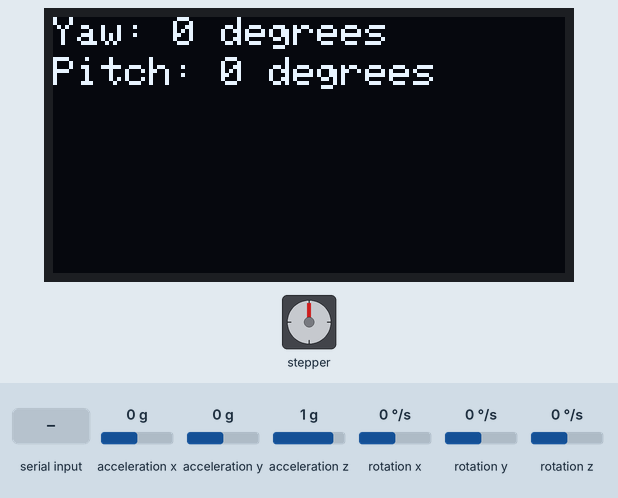
Simulated run of this sketch. Board: Arduino Uno, built with avr-gcc and run on an emulated ATmega328P. Shown: 128×64 one-colour display, stepper motor. The inputs (shaded band) are chosen by the test bench; at power-on: acceleration x 0 g, acceleration y 0 g, acceleration z 1 g, rotation x 0 °/s, rotation y 0 °/s, rotation z 0 °/s. Stepper angles assume 200 steps per turn; what the sketch prints to the serial monitor is not drawn.

Above: at 1.2 s.
1.3 s: acceleration x set to -1.4 g
At 1.8 s:
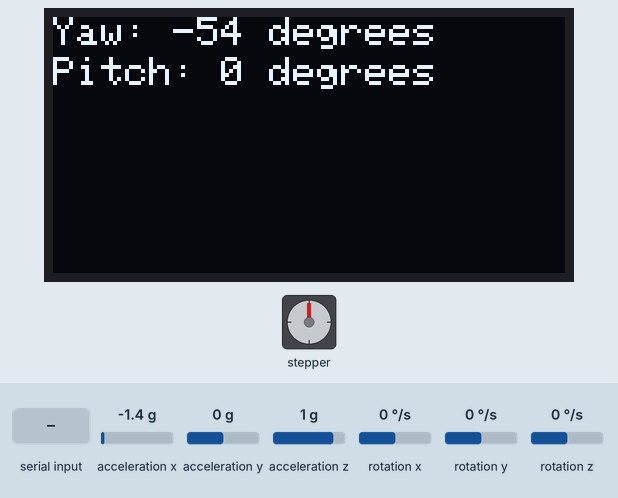
2.9 s: "90,45\n" received over Serial
At 3.44 s:
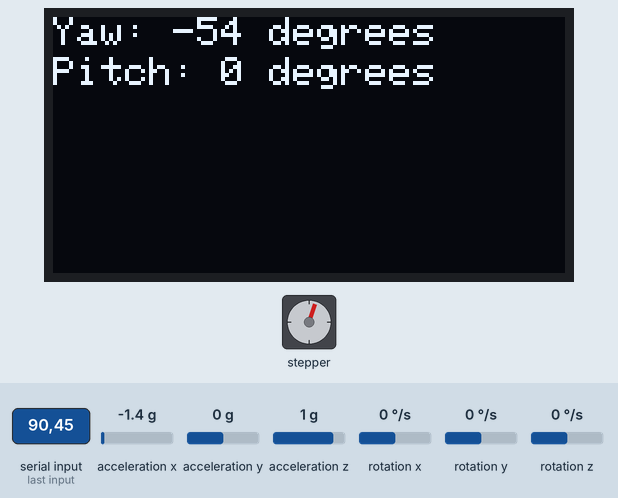
At 4.04 s:
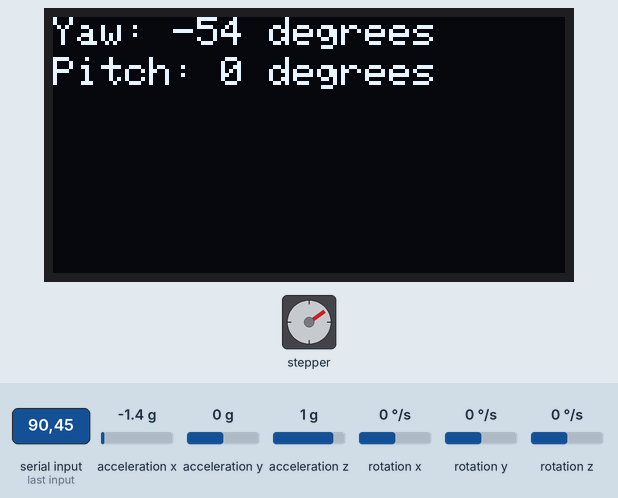
Timing chart, 0 to 16.2 s (numbered marks = the images above; inputs shaded):
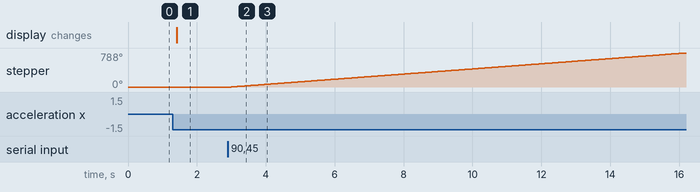

Measured:
- after the input at 1.3 s, the display: changes after 0.11 s (image 1)
- after the input at 2.9 s, stepper: keeps turning clockwise at about 60°/s, starting after 0.09 s

The sketch:

stepwise_motioninput_PITCH.ino
```cpp
#include <Stepper.h>
#include <Wire.h>
#include <MPU6050.h>
#include <Adafruit_GFX.h>
#include <Adafruit_SSD1306.h>

#define SCREEN_WIDTH 128
#define SCREEN_HEIGHT 64
int y;
const int t=240000;
const int vecy=26;
#define OLED_RESET -1
Adafruit_SSD1306 display(SCREEN_WIDTH, SCREEN_HEIGHT, &Wire, OLED_RESET);

// Define the number of steps per revolution and the pins connected to the stepper motor
const int stepsPerRevolution = 200;
Stepper myStepper(stepsPerRevolution, 8, 9, 10, 11);  // Assuming stepper motor is connected to pins 8, 9, 10, and 11

MPU6050 mpu;

int initialPitch = 0;
int initialYaw = 0;

void setup() {
  Serial.begin(9600);  // Initialize serial communication
  // Set the speed of the stepper motor
  myStepper.setSpeed(10);  // Set speed to 10 steps per second

  Wire.begin();

  // Initialize display
  if (!display.begin(SSD1306_SWITCHCAPVCC, 0x3C)) {
    Serial.println(F("SSD1306 allocation failed"));
    for (;;);
  }

  display.clearDisplay();
  display.setTextColor(SSD1306_WHITE);

  // Initialize MPU6050 sensor
  while (!mpu.begin(MPU6050_SCALE_2000DPS, MPU6050_RANGE_2G))
  {
    Serial.println("Could not find a valid MPU6050 sensor, check wiring!");
    delay(500);
  }

  // Calibrate gyro
  mpu.calibrateGyro();

  // Read initial gyro values
  initialPitch = getPitch();
  initialYaw = getYaw();
}

void loop() {
  gyro_display();
  // Check if there's data available to read from the serial port
  if (Serial.available() > 0) {
    // Read the number of steps from the serial input
    int desiredSteps = Serial.parseInt();
    y=desiredSteps*vecy;

    // Move the stepper motor to the desired number of steps
    myStepper.step(y);

    // Optional: You might want to add a delay or perform other actions after the motor has moved
    delay(1000);  // Adjust delay as needed
    while(true){
      gyro_display();
      track();
    }
  }
}

void gyro_display(){
  // Read accelerometer and gyroscope data
  int pitch = getPitch() - initialPitch;
  int yaw = getYaw() - initialYaw;

  // Clear previous values on the display
  display.clearDisplay();

  // Print yaw and pitch values on the display
  display.setTextSize(1);
  display.setCursor(0, 0);
  display.print("Yaw: ");
  display.print(yaw);
  display.println(" degrees");

  display.setCursor(0, 10);
  display.print("Pitch: ");
  display.print(pitch);
  display.println(" degrees");

  // Display the updated information
  display.display();

  // Print yaw and pitch values on serial monitor
  Serial.print("Yaw: ");
  Serial.print(yaw);
  Serial.print(" degrees, Pitch: ");
  Serial.print(pitch);
  Serial.println(" degrees");

  delay(100); // Adjust delay as needed
}

int getPitch() {
  Vector rawAccel = mpu.readRawAccel();
  return atan2(-rawAccel.YAxis, sqrt(rawAccel.XAxis * rawAccel.XAxis + rawAccel.ZAxis * rawAccel.ZAxis)) * 180 / PI;
}

int getYaw() {
  Vector rawAccel = mpu.readRawAccel();
  return atan2(rawAccel.XAxis, sqrt(rawAccel.YAxis * rawAccel.YAxis + rawAccel.ZAxis * rawAccel.ZAxis)) * 180 / PI;
}
void track(){
  delay(t);
  myStepper.step(vecy);
}
```
